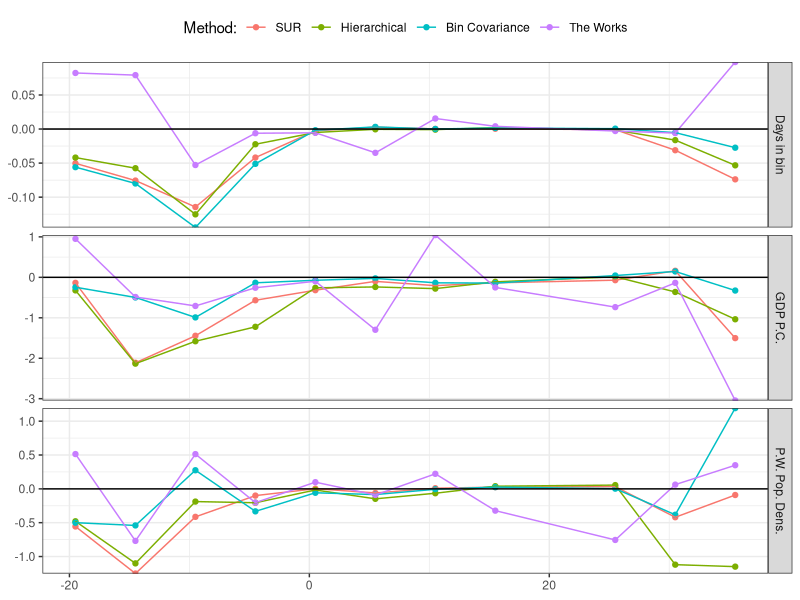

This figure's R source:
setwd("~/research/gcp/impact-calculations/interpolate")

library(reshape2)
library(ggplot2)

gammas0 <- read.csv("simple-vcvpool-bminus.csv")
gammas0$method <- "Bin Covariance"
gammas4 <- read.csv("fullbayes2.csv")
gammas4$method <- "The Works"

gammas.x <- read.csv("seemur.csv")
gammas.x$method <- "SUR"

gammas.y <- read.csv("simple-novcv-aminus.csv")
gammas.y$method <- "Hierarchical"

gammas <- rbind(gammas.x, gammas.y, gammas0, gammas4)

pg <- melt(gammas[, c('method', 'binlo', 'binhi', 'intercept_coef', 'bindays_coef', 'gdppc_coef', 'popop_coef')], id.vars=c('method', 'binlo', 'binhi'))
pg2 <- melt(gammas[, c('method', 'binlo', 'binhi', 'intercept_serr', 'bindays_serr', 'gdppc_serr', 'popop_serr')], id.vars=c('method', 'binlo', 'binhi'))
pg$serr <- pg2$value

pg$binx <- (pmax(pg$binlo, -22) + pmin(pg$binhi, 38)) / 2
##pg$value[pg$variable == 'bindays_coef'] <- pg$value[pg$variable == 'bindays_coef'] * 20

dodge <- position_dodge(width=3)

pg$ymin <- pg$value - pg$serr
pg$ymax <- pg$value + pg$serr

levels(pg$variable) <- c("Intercept", "Days in bin", "GDP P.C.", "P.W. Pop. Dens.")
pg$method <- factor(pg$method, levels=c("SUR", "Hierarchical", "Bin Covariance", "The Works"))

#ggplot(subset(pg, variable != 'Intercept'), aes(x=binx, y=value, ymin=ymin, ymax=ymax, width=5, colour=method)) +
#    facet_grid(variable ~ ., scales="free") +
#    geom_point(position=dodge) +
#    geom_errorbar(position=dodge) + geom_hline(yintercept=0) + theme_bw() +
#    scale_x_continuous(name="") + scale_y_continuous(expand=c(0, 0)) +
#    scale_colour_discrete(name="Method:") +
#    theme(legend.position="top")

ggplot(subset(pg, variable != 'Intercept'), aes(x=binx, y=value, colour=method)) +
    facet_grid(variable ~ ., scales="free") +
    geom_point() +
    geom_line() + geom_hline(yintercept=0) + theme_bw() +
    scale_x_continuous(name="") + scale_y_continuous(expand=c(0, 0)) +
    scale_colour_discrete(name="Method:") +
    theme(legend.position="top") + theme(axis.title.x = element_blank(), axis.title.y = element_blank())
